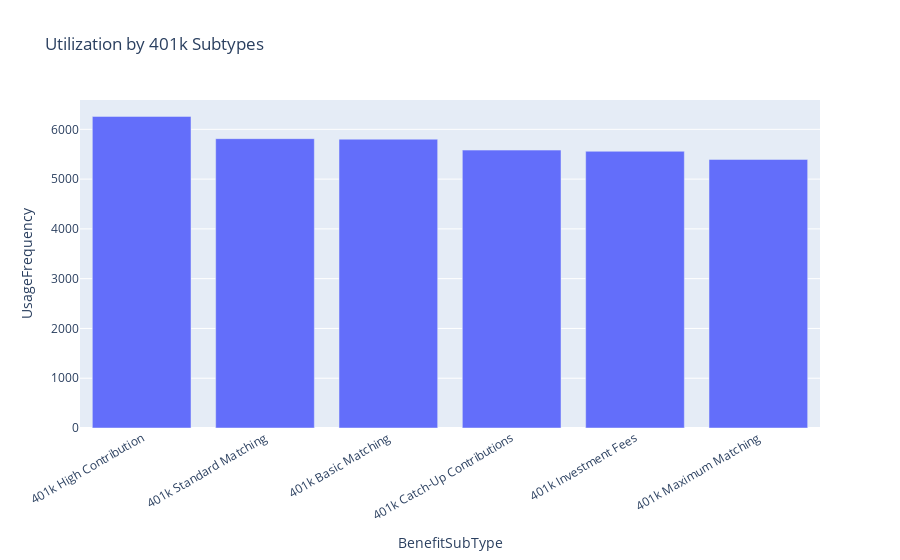

Notebook code for this chart:
### Code cell
# 2.1.4 Utilization by BenefitSubType (focus on 401k variants)
sub_focus = base[base["BenefitSubType"].str.contains("401k", na=False)]
sub_util = (sub_focus
    .groupby(["BenefitSubType"], dropna=False)["UsageFrequency"]
    .sum()
    .reset_index()
    .sort_values("UsageFrequency", ascending=False)
)
fig_401k = px.bar(
    sub_util, x="BenefitSubType", y="UsageFrequency",
    title="Utilization by 401k Subtypes"
)
fig_401k.update_layout(xaxis_tickangle=-30)
fig_401k.show()

sub_util.head()

### Figure 1 — Plotly figure (JSON) as saved in the notebook; plotly's stock layout.template omitted (floating-point values rounded to 4 significant figures)
{"data": [{"alignmentgroup": "True", "hovertemplate": "BenefitSubType=%{x}<br>UsageFrequency=%{y}<extra></extra>", "legendgroup": "", "marker": {"color": "#636efa", "pattern": {"shape": ""}}, "name": "", "offsetgroup": "", "orientation": "v", "showlegend": false, "textposition": "auto", "type": "bar", "x": ["401k High Contribution", "401k Standard Matching", "401k Basic Matching", "401k Catch-Up Contributions", "401k Investment Fees", "401k Maximum Matching"], "xaxis": "x", "y": [6260, 5813, 5802, 5583, 5559, 5396], "yaxis": "y"}], "layout": {"barmode": "relative", "legend": {"tracegroupgap": 0}, "title": {"text": "Utilization by 401k Subtypes"}, "xaxis": {"anchor": "y", "domain": [0, 1], "tickangle": -30, "title": {"text": "BenefitSubType"}}, "yaxis": {"anchor": "x", "domain": [0, 1], "title": {"text": "UsageFrequency"}}}}
